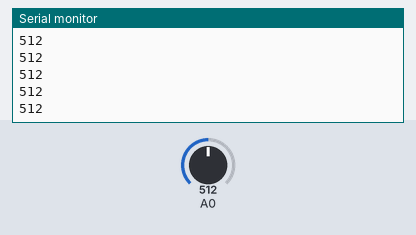
A sketch run on a simulated Arduino Uno, built with avr-gcc and run on an emulated ATmega328P. On the bench: the last lines printed to the serial monitor. Inputs (shaded band) come from the test bench; at power-on: A0 = 512.

Above: at 1.2 s.
1.3 s: A0 set to 716
At 2.2 s:
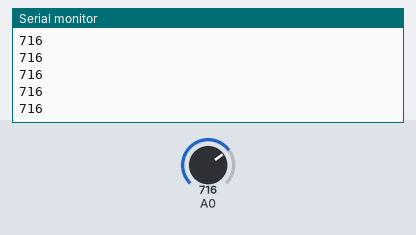
2.8 s: A0 set to 900
At 3.6 s:
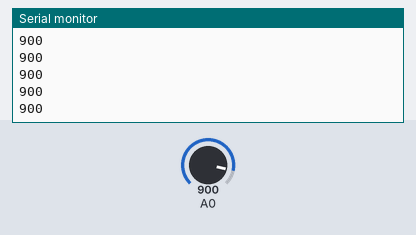
Timing chart, 0 to 5.8 s (numbered marks = the images above; inputs shaded):
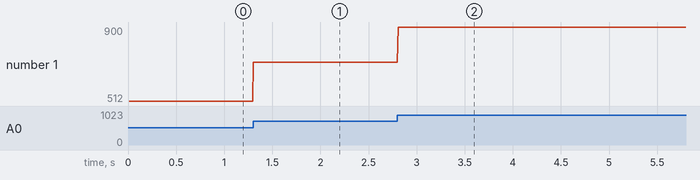

Measured:
- after the input at 1.3 s, the serial monitor: prints a new line at once (image 1)
- after the input at 2.8 s, the serial monitor: prints a new line at once (image 2)
- plotted number 1: 512 → 716 after the input at 1.3 s, 716 → 900 after the input at 2.8 s

The sketch:

a2_2a_UniformSampling_A0.ino
```cpp
//*********************************************
// Time-Series Signal Processing
// Rong-Hao Liang: r.liang@tue.nl
//*********************************************

int sampleRate = 100; //samples per second
int sampleInterval = 1000000/sampleRate; //Inverse of SampleRate
int data = 0;
long timer = micros(); //timer

void setup() {
  Serial.begin(115200); //serial
}

void loop() {
  if (micros() - timer >= sampleInterval) { //Timer: send sensor data in every 10ms
    timer = micros();
    data = analogRead(A0); //get the analog reading
    Serial.println(data);
  }
}
```
